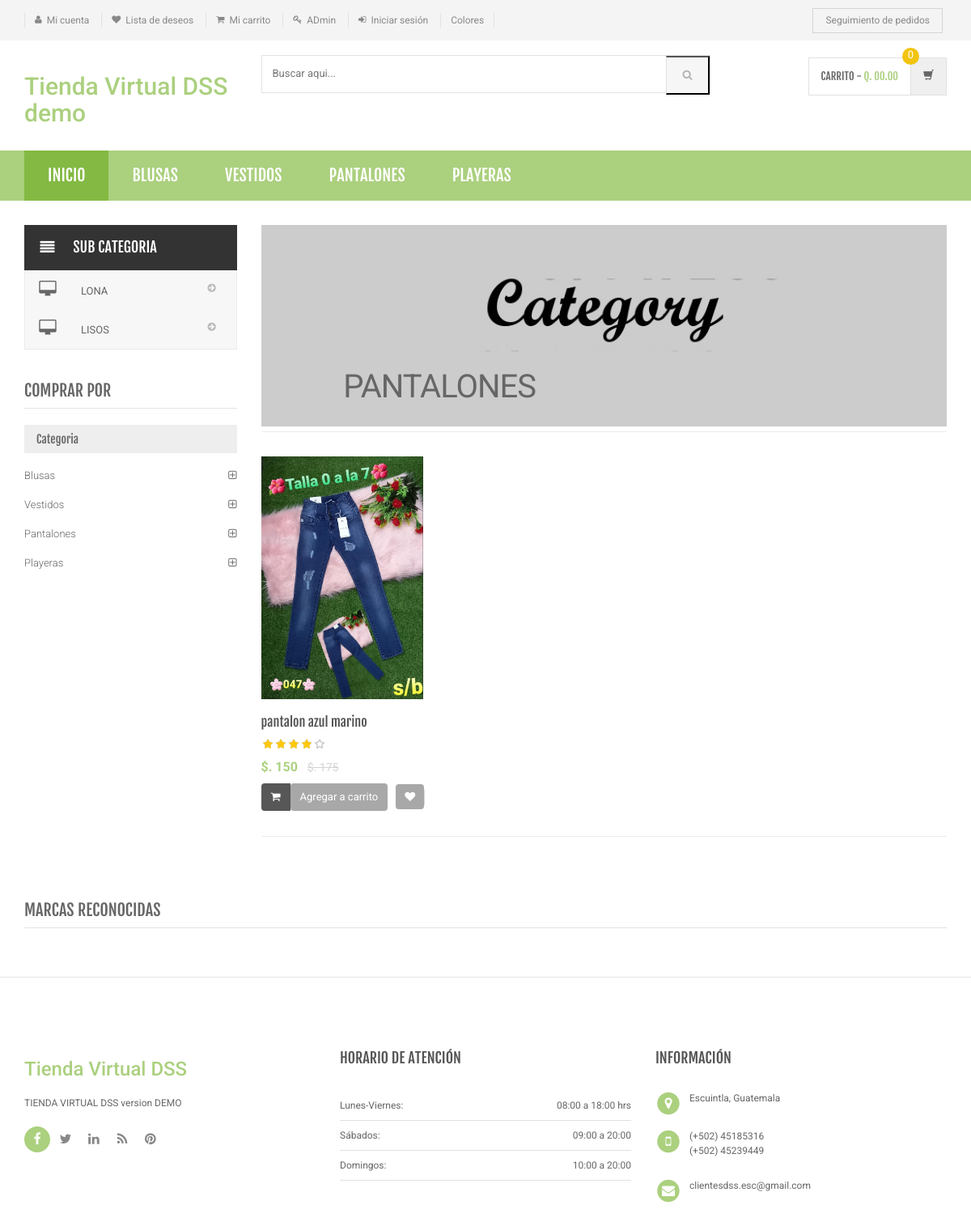
Screenshot of /category.php?cid=5 with the database file from the repository.
### tables this page shows
CREATE TABLE IF NOT EXISTS `category` (
  `id` int(11) NOT NULL AUTO_INCREMENT,
  `categoryName` varchar(255) DEFAULT NULL,
  `categoryDescription` longtext,
  `creationDate` timestamp NOT NULL DEFAULT CURRENT_TIMESTAMP,
  `updationDate` varchar(255) DEFAULT NULL,
  PRIMARY KEY (`id`)
);

CREATE TABLE IF NOT EXISTS `subcategory` (
  `id` int(11) NOT NULL AUTO_INCREMENT,
  `categoryid` int(11) DEFAULT NULL,
  `subcategory` varchar(255) DEFAULT NULL,
  `creationDate` timestamp NULL DEFAULT CURRENT_TIMESTAMP,
  `updationDate` varchar(255) DEFAULT NULL,
  PRIMARY KEY (`id`)
);

CREATE TABLE IF NOT EXISTS `products` (
  `id` int(11) NOT NULL AUTO_INCREMENT,
  `category` int(11) NOT NULL,
  `subCategory` int(11) DEFAULT NULL,
  `productName` varchar(255) DEFAULT NULL,
  `productCompany` varchar(255) DEFAULT NULL,
  `productPrice` int(11) DEFAULT NULL,
  `productPriceBeforeDiscount` int(11) DEFAULT NULL,
  `productDescription` longtext,
  `productImage1` varchar(255) DEFAULT NULL,
  `productImage2` varchar(255) DEFAULT NULL,
  `productImage3` varchar(255) DEFAULT NULL,
  `shippingCharge` int(11) DEFAULT NULL,
  `productAvailability` varchar(255) DEFAULT NULL,
  `postingDate` timestamp NULL DEFAULT CURRENT_TIMESTAMP,
  `updationDate` varchar(255) DEFAULT NULL,
  PRIMARY KEY (`id`)
);

### category.php (the view, shortened to what this page needs)
<?php
include('includes/config.php');
$cid=intval($_GET['cid']);
?>
<!DOCTYPE html>
<html lang="es">
	<head>
	    <link rel="stylesheet" href="assets/css/bootstrap.min.css">
	    <link rel="stylesheet" href="assets/css/main.css">
	    <link rel="stylesheet" href="assets/css/green.css">
	    <link rel="stylesheet" href="assets/css/owl.carousel.css">
		<link rel="stylesheet" href="assets/css/owl.transitions.css">
		<link href="assets/css/lightbox.css" rel="stylesheet">
		<link rel="stylesheet" href="assets/css/animate.min.css">
		<link rel="stylesheet" href="assets/css/rateit.css">
		<link rel="stylesheet" href="assets/css/bootstrap-select.min.css">
		<link rel="stylesheet" href="assets/css/config.css">
		<link href="assets/css/green.css" rel="alternate stylesheet" title="Green color">
		<link href="assets/css/blue.css" rel="alternate stylesheet" title="Blue color">
		<link href="assets/css/red.css" rel="alternate stylesheet" title="Red color">
		<link href="assets/css/orange.css" rel="alternate stylesheet" title="Orange color">
		<link href="assets/css/dark-green.css" rel="alternate stylesheet" title="Darkgreen color">
		<link rel="stylesheet" href="assets/css/font-awesome.min.css">
	</head>
    <body class="cnt-home">
<header class="header-style-1">
<?php include('includes/top-header.php');?>
<?php include('includes/main-header.php');?>
<?php include('includes/menu-bar.php');?>
</header>
<div class="body-content outer-top-xs">
	<div class='container'>
		<div class='row outer-bottom-sm'>
			<div class='col-md-3 sidebar'>
<div class="side-menu animate-dropdown outer-bottom-xs">
<div class="side-menu animate-dropdown outer-bottom-xs">
    <div class="head"><i class="icon fa fa-align-justify fa-fw"></i>Sub Categoria</div>
    <nav class="yamm megamenu-horizontal" role="navigation">
        <ul class="nav">
            <li class="dropdown menu-item">
              <?php $sql=mysqli_query($con,"select id,subcategory  from subcategory where categoryid='$cid'");
while($row=mysqli_fetch_array($sql))
{
    ?>
                <a href="sub-category.php?scid=<?php echo $row['id'];?>" class="dropdown-toggle"><i class="icon fa fa-desktop fa-fw"></i>
                <?php echo $row['subcategory'];?></a>
                <?php }?>
</li>
</ul>
    </nav>
</div>
</div>
	            <div class="sidebar-module-container">
	            	<h3 class="section-title">comprar por</h3>
	            	<div class="sidebar-filter">
<div class="sidebar-widget wow fadeInUp outer-bottom-xs ">
	<div class="widget-header m-t-20">
		<h4 class="widget-title">Categoria</h4>
	</div>
	<div class="sidebar-widget-body m-t-10">
	         <?php $sql=mysqli_query($con,"select id,categoryName  from category");
while($row=mysqli_fetch_array($sql))
{
    ?>
		<div class="accordion">
	    	<div class="accordion-group">
	            <div class="accordion-heading">
	                <a href="category.php?cid=<?php echo $row['id'];?>"  class="accordion-toggle collapsed">
	                   <?php echo $row['categoryName'];?>
	                </a>
	            </div>
	        </div>
	    </div>
	    <?php } ?>
	</div>
</div>
	            	</div>
	            </div>
            </div>
			<div class='col-md-9'>
	<div id="category" class="category-carousel hidden-xs">
		<div class="item">
			<div class="image">
				<img src="assets/images/banners/cat-banner-1.jpg" alt="" class="img-responsive">
			</div>
			<div class="container-fluid">
				<div class="caption vertical-top text-left">
					<div class="big-text">
						<br />
					</div>
					       <?php $sql=mysqli_query($con,"select categoryName  from category where id='$cid'");
while($row=mysqli_fetch_array($sql))
{
    ?>
					<div class="excerpt hidden-sm hidden-md">
						<?php echo htmlentities($row['categoryName']);?>
					</div>
			<?php } ?>
				</div>
			</div>
		</div>
</div>
				<div class="search-result-container">
					<div id="myTabContent" class="tab-content">
						<div class="tab-pane active " id="grid-container">
							<div class="category-product  inner-top-vs">
								<div class="row">
			<?php
$ret=mysqli_query($con,"select * from products where category='$cid'");
$num=mysqli_num_rows($ret);
if($num>0)
{
while ($row=mysqli_fetch_array($ret))
{?>
		<div class="col-sm-6 col-md-4 wow fadeInUp">
			<div class="products">
	<div class="product">
		<div class="product-image">
			<div class="image">
				<a href="product-details.php?pid=<?php echo htmlentities($row['id']);?>"><img  src="assets/images/blank.gif" data-echo="admin/productimages/<?php echo htmlentities($row['id']);?>/<?php echo htmlentities($row['productImage1']);?>" alt="" width="200" height="300"></a>
			</div>
		</div>
		<div class="product-info text-left">
			<h3 class="name"><a href="product-details.php?pid=<?php echo htmlentities($row['id']);?>"><?php echo htmlentities($row['productName']);?></a></h3>
			<div class="rating rateit-small"></div>
			<div class="product-price">
				<span class="price">
					$. <?php echo htmlentities($row['productPrice']);?>			</span>
										     <span class="price-before-discount">$. <?php echo htmlentities($row['productPriceBeforeDiscount']);?></span>
			</div>
		</div>
					<div class="cart clearfix animate-effect">
				<div class="action">
					<ul class="list-unstyled">
						<li class="add-cart-button btn-group">
							<button class="btn btn-primary icon" data-toggle="dropdown" type="button">
								<i class="fa fa-shopping-cart"></i>
							</button>
							<a href="category.php?page=product&action=add&id=<?php echo $row['id']; ?>">
							<button class="btn btn-primary" type="button">Agregar a carrito</button></a>
						</li>
		                <li class="lnk wishlist">
							<a class="add-to-cart" href="category.php?pid=<?php echo htmlentities($row['id'])?>&&action=wishlist" title="Wishlist">
								 <i class="icon fa fa-heart"></i>
							</a>
						</li>
					</ul>
				</div>
			</div>
			</div>
			</div>
		</div>
	  <?php } } else {?>
		<div class="col-sm-6 col-md-4 wow fadeInUp"> <h3>No se encontraron productos</h3>
		</div>
<?php } ?>
										</div>
							</div>
						</div>
				</div>
			</div>
		</div></div>
		<?php include('includes/brands-slider.php');?>
</div>
</div>
<?php include('includes/footer.php');?>
</body>
</html>

### includes/menu-bar.php (shortened to what this page needs)
<div class="header-nav animate-dropdown">
    <div class="container">
        <div class="yamm navbar navbar-default" role="navigation">
            <div class="nav-bg-class">
                <div class="navbar-collapse collapse" id="mc-horizontal-menu-collapse">
	<div class="nav-outer">
		<ul class="nav navbar-nav">
			<li class="active dropdown yamm-fw">
				<a href="index.php" data-hover="dropdown" class="dropdown-toggle">Inicio</a>
			</li>
              <?php $sql=mysqli_query($con,"select id,categoryName  from category limit 6");
while($row=mysqli_fetch_array($sql))
{
    ?>
			<li class="dropdown yamm">
				<a href="category.php?cid=<?php echo $row['id'];?>"> <?php echo $row['categoryName'];?></a>
			</li>
			<?php } ?>
		</ul>
		<div class="clearfix"></div>
	</div>
</div>
            </div>
        </div>
    </div>
</div>

### assets/css/green.css (style rules this page uses)
a { color: #abd07e; }
.header-style-1 .header-nav { background: #abd07e; }
.cnt-home .header-style-1 .header-nav .navbar .navbar-nav > li.active { background: #84b943; }
.product .product-info .product-price .price { color: #abd07e; }
.sidebar .sidebar-module-container .sidebar-widget .sidebar-widget-body .accordion .accordion-group .accordion-heading .accordion-toggle, .sidebar .sidebar-module-container .sidebar-widget .sidebar-widget-body .accordion .accordion-group .accordion-heading .accordion-toggle:hover, .sidebar .sidebar-module-container .sidebar-widget .sidebar-widget-body .accordion .accordion-group .accordion-heading .accordion-toggle:focus, .sidebar .sidebar-module-container .sidebar-widget .sidebar-widget-body .accordion .accordion-group .accordion-heading .accordion-toggle:after { color: #abd07e; }

### assets/css/lightbox.css (style rules this page uses)
body:after { content: url(../images/close.png) url(../images/loading.gif) url(../images/prev.png) url(../images/next.png); display: none; }

### assets/css/rateit.css (style rules this page uses)
.rateit { display: -moz-inline-box; display: inline-block; position: relative; -webkit-user-select: none; -khtml-user-select: none; -moz-user-select: none; -o-user-select: none; -ms-user-select: none; user-select: none; -webkit-touch-callout: none; }

### assets/css/blue.css (style rules this page uses)
a { color: #3498db; }
.header-style-1 .header-nav { background: #3498db; }
.cnt-home .header-style-1 .header-nav .navbar .navbar-nav > li.active { background: #1d6ca1; }
.product .product-info .product-price .price { color: #3498db; }
.sidebar .sidebar-module-container .sidebar-widget .sidebar-widget-body .accordion .accordion-group .accordion-heading .accordion-toggle, .sidebar .sidebar-module-container .sidebar-widget .sidebar-widget-body .accordion .accordion-group .accordion-heading .accordion-toggle:hover, .sidebar .sidebar-module-container .sidebar-widget .sidebar-widget-body .accordion .accordion-group .accordion-heading .accordion-toggle:focus, .sidebar .sidebar-module-container .sidebar-widget .sidebar-widget-body .accordion .accordion-group .accordion-heading .accordion-toggle:after { color: #3498db; }

### assets/css/red.css (style rules this page uses)
a { color: #ff6c6c; }
.header-style-1 .header-nav { background: #ff6c6c; }
.cnt-home .header-style-1 .header-nav .navbar .navbar-nav > li.active { background: #ff1a1a; }
.product .product-info .product-price .price { color: #ff6c6c; }
.sidebar .sidebar-module-container .sidebar-widget .sidebar-widget-body .accordion .accordion-group .accordion-heading .accordion-toggle, .sidebar .sidebar-module-container .sidebar-widget .sidebar-widget-body .accordion .accordion-group .accordion-heading .accordion-toggle:hover, .sidebar .sidebar-module-container .sidebar-widget .sidebar-widget-body .accordion .accordion-group .accordion-heading .accordion-toggle:focus, .sidebar .sidebar-module-container .sidebar-widget .sidebar-widget-body .accordion .accordion-group .accordion-heading .accordion-toggle:after { color: #ff6c6c; }

### assets/css/orange.css (style rules this page uses)
a { color: #f39c12; }
.header-style-1 .header-nav { background: #f39c12; }
.cnt-home .header-style-1 .header-nav .navbar .navbar-nav > li.active { background: #ab6c09; }
.product .product-info .product-price .price { color: #f39c12; }
.sidebar .sidebar-module-container .sidebar-widget .sidebar-widget-body .accordion .accordion-group .accordion-heading .accordion-toggle, .sidebar .sidebar-module-container .sidebar-widget .sidebar-widget-body .accordion .accordion-group .accordion-heading .accordion-toggle:hover, .sidebar .sidebar-module-container .sidebar-widget .sidebar-widget-body .accordion .accordion-group .accordion-heading .accordion-toggle:focus, .sidebar .sidebar-module-container .sidebar-widget .sidebar-widget-body .accordion .accordion-group .accordion-heading .accordion-toggle:after { color: #f39c12; }

### rows the page displays
category: categoryName "BLUSAS", categoryName "Blusas"
category: categoryName "VESTIDOS", categoryName "Vestidos"
category: categoryName "PANTALONES", categoryName "Pantalones"
category: categoryName "PLAYERAS", categoryName "Playeras"
subcategory: subcategory "LONA"
subcategory: subcategory "LISOS"
products: productImage1 (picture), productName "pantalon azul marino", productPrice "150", productPriceBeforeDiscount "175"
